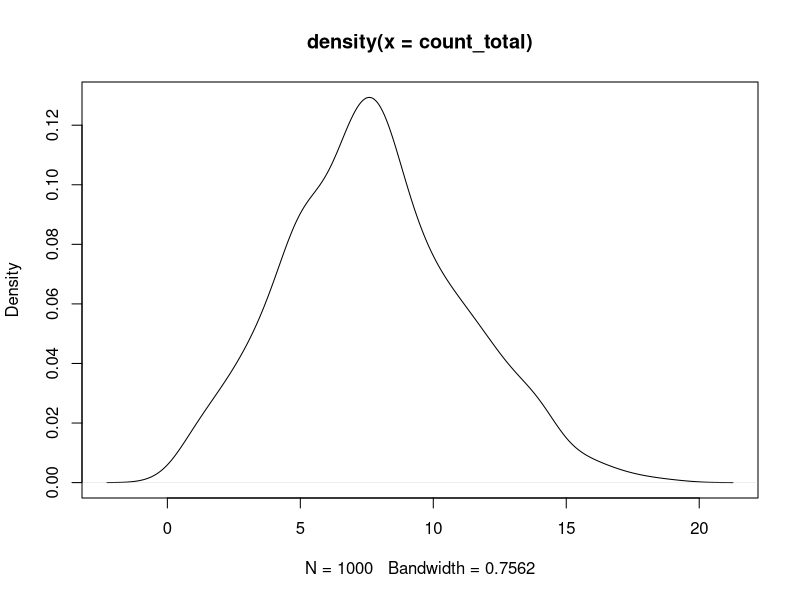

Generate this figure with R: (Note: this script raises an error after producing the figure.)
boot_out <- replicate(10000, {
  t.test(rnorm(10000, 0.1, 1.5),
         rnorm(10000, 0, 1.5))$p.value
})

set.seed(1985)

n <- 1000
a <- 0.7
AA <- rgamma(1, 5, 0.6)
aa <- rgamma(1, 5, 0.5)

count_AA <- rpois(n, AA)
count_aa <- rpois(n, aa)

samp <- sample(n, a * n)
count_total <- c(count_AA[samp], count_aa[-samp])

plot(density(count_total))


## making full dataframe of sampled counts
df <- data.frame(allele = sort(rep(c("AA", "aa"), 1000)), count = c(count_aa, count_AA))

## density comparison of underlying count
ggplot(df, aes(x = count, group = allele, fill = allele)) + geom_density()

## density plot of 70% mixture of allele counts
qplot(count_total, geom = "density", fill = I("blue"), alpha = 0.3)

## all densities in one plot
qplot(count_total, geom = "density", fill = I("black"), alpha = 0.3) +
  geom_density(mapping = aes(x = count, group = allele, fill = allele), data = df)
